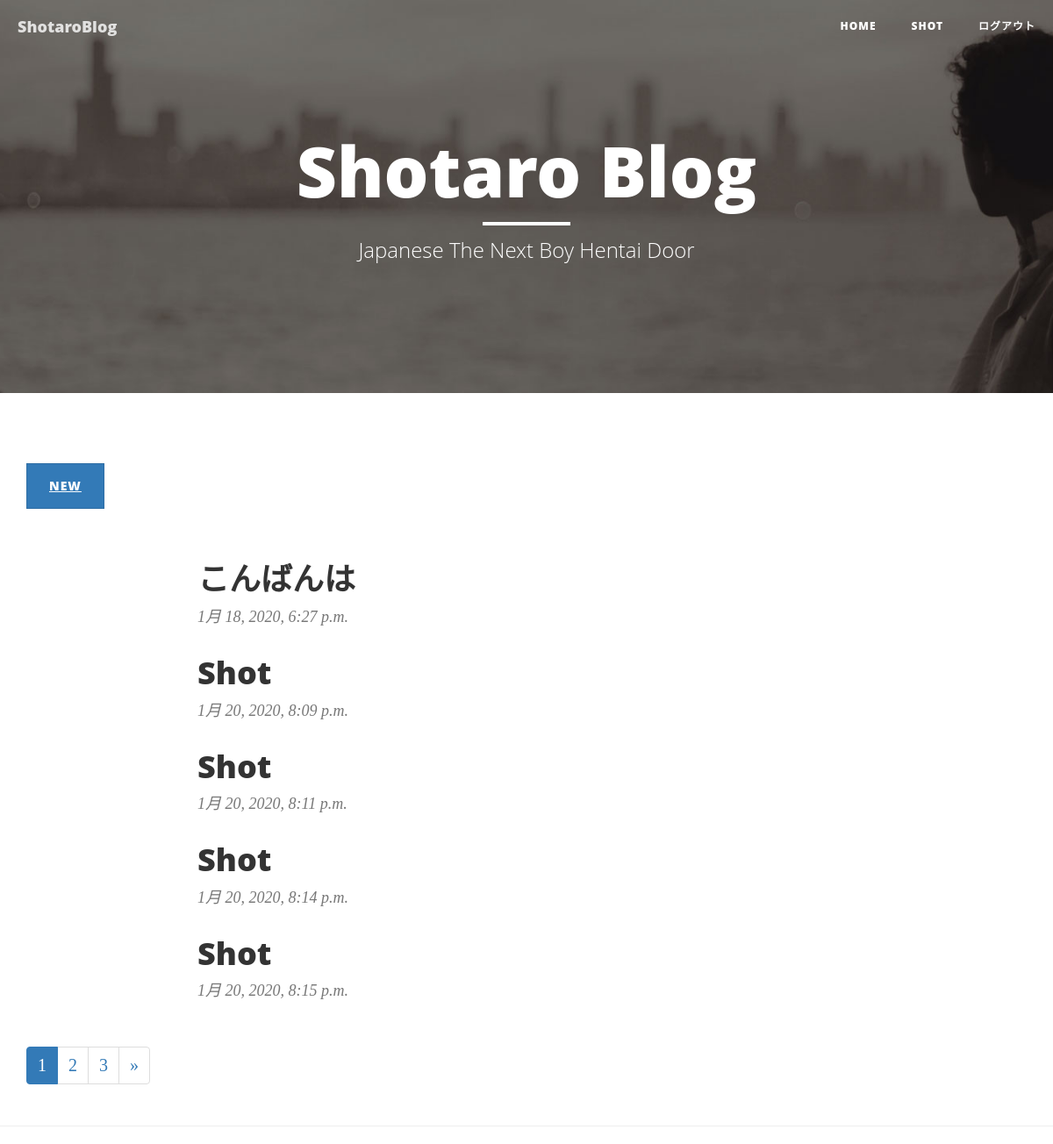
The app's page / (signed in) with its own data.
### blog/models.py (models this page shows, shortened)
class Blog(models.Model):
    content = models.CharField(max_length=140) #文字制限
    posted_date = models.DateTimeField(auto_now_add=True) #投稿日時

### blog/views.py (the view)
# urls.py: path('',BlogListView.as_view(), name='index'),
class BlogListView(ListView):
    model = Blog
    paginate_by = 5

### blog/templates/blog/blog_list.html (shortened to what this page needs)
{% extends 'base.html' %}
{% block body %}
{% if user.is_authenticated %}
  <p><a href="{% url 'blog:blog_create'  %}" class="btn btn-primary">New</a></p>
{% endif %}
<div class="row">
    <div class="col-lg-8 col-lg-offset-2 col-md-10 col-md-offset-1">
        {% for blog in object_list %}
        <div class="post-preview">
            <a href="{% url 'blog:blog_detail' blog.id%}">
                <h2 class="post-title">
                    {{ blog.content }}
                </h2>
            </a>
            <p class="post-meta"> {{ blog.posted_date }}</p>
        </div>
        {% endfor %}
    </div>
</div>
<nav aria-label="Page navigation example">
    <ul class="pagination">
      {% for page in paginator.page_range %}
      <li {% if page == page_obj.number %} class="active" {% endif %}><a href="?page={{ page }}">{{ page }}</a></li>
      {% endfor %}
      {% if page_obj.has_next %}
      <li class="page-item">
        <a class="page-link" href="?page={{ page_obj.next_page_number }}" aria-label="Next">
          <span aria-hidden="true">&raquo;</span>
        </a>
      </li>
      {% endif %}
    </ul>
  </nav>
{% endblock %}

### blog/templates/nav.html (shortened to what this page needs)
 <nav class="navbar navbar-default navbar-custom navbar-fixed-top">
    <div class="container-fluid">
        <div class="navbar-header page-scroll">
            <a class="navbar-brand" href="{% url 'blog:index'  %}">ShotaroBlog</a>
        </div>
        <div class="collapse navbar-collapse" id="bs-example-navbar-collapse-1">
            <ul class="nav navbar-nav navbar-right">
                <li>
                    <a href="{% url 'blog:index' %}">Home</a>
                </li>
                {% if user.is_authenticated %}
                    <li><a href="#">{{ user.username }}</a></li>
                    <li><a href="{% url 'blog:logout' %}">ログアウト</a></li>
                {% else %}
                    <li><a href="{% url 'blog:login' %}?next={{ request.path }}">ログイン</a></li>
                {% endif %}
            </ul>
        </div>
    </div>
</nav>

### records on screen
Blog: content "こんばんは", posted_date "1月 18, 2020, 6:27 p.m."
Blog: content "Shot", posted_date "1月 20, 2020, 8:09 p.m."
Blog: content "Shot", posted_date "1月 20, 2020, 8:11 p.m."
Blog: content "Shot", posted_date "1月 20, 2020, 8:14 p.m."
Blog: content "Shot", posted_date "1月 20, 2020, 8:15 p.m."

### other values on screen
{{ user.username }} "SHOT"
{{ page }} "1" "2" "3"
